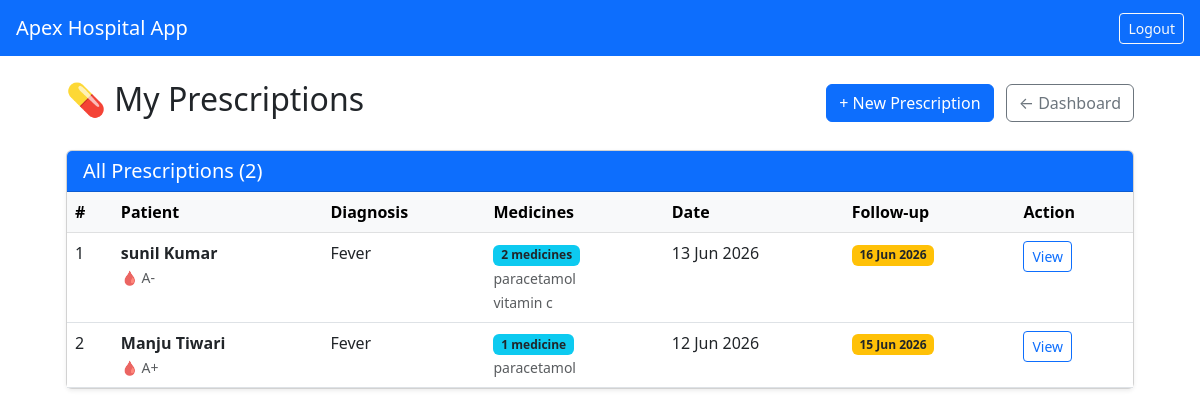
/prescriptions/doctor/ (signed in), run on the app's committed database.
### accounts/models.py (models this page shows, shortened)
class Prescription(models.Model):
    doctor = models.ForeignKey(DoctorProfile, on_delete=models.CASCADE, related_name='prescriptions')
    patient = models.ForeignKey(PatientProfile, on_delete=models.CASCADE, related_name='prescriptions')
    appointment = models.ForeignKey(Appointment, on_delete=models.SET_NULL, null=True, blank=True, related_name='prescriptions')
    diagnosis = models.CharField(max_length=255)
    instructions = models.TextField(blank=True)
    created_at = models.DateTimeField(auto_now_add=True)
    follow_up_date = models.DateField(null=True, blank=True)
    class Meta:
        ordering = ['-created_at']   # newest first

class PatientProfile(models.Model):
    BLOOD_GROUPS = [
        ('A+','A+'),('A-','A-'),('B+','B+'),('B-','B-'),
        ('O+','O+'),('O-','O-'),('AB+','AB+'),('AB-','AB-'),
    ]
    user_profile = models.OneToOneField(
        UserProfile, on_delete=models.CASCADE, related_name='patient'
    )
    date_of_birth = models.DateField(null=True, blank=True)
    blood_group = models.CharField(max_length=5, choices=BLOOD_GROUPS, blank=True)
    address = models.TextField(blank=True)
    emergency_contact = models.CharField(max_length=15, blank=True)

class UserProfile(models.Model):
    ROLE_CHOICES = (
        ('doctor', 'Doctor'),
        ('patient', 'Patient'),
    )
    user = models.OneToOneField(
        User, on_delete=models.CASCADE, related_name='profile'
    )
    role = models.CharField(max_length=10, choices=ROLE_CHOICES)
    phone = models.CharField(max_length=15, blank=True)

class PrescriptionItem(models.Model):
    FREQUENCY_CHOICES = [
        ('once',       'Once a day'),
        ('twice',      'Twice a day'),
        ('thrice',     'Three times a day'),
        ('four_times', 'Four times a day'),
        ('sos',        'SOS (as needed)'),
    ]
    TIMING_CHOICES = [
        ('before_food', 'Before Food'),
        ('after_food',  'After Food'),
        ('with_food',   'With Food'),
        ('empty_stomach', 'Empty Stomach'),
    ]
    prescription   = models.ForeignKey(Prescription, on_delete=models.CASCADE, related_name='items')
    medicine_name  = models.CharField(max_length=200)
    dosage         = models.CharField(max_length=100)   # e.g. "500mg", "10ml"
    frequency      = models.CharField(max_length=20, choices=FREQUENCY_CHOICES)
    duration       = models.CharField(max_length=100)   # e.g. "5 days", "1 week"
    timing         = models.CharField(max_length=20, choices=TIMING_CHOICES, blank=True)
    notes          = models.CharField(max_length=255, blank=True)

### accounts/views.py (the view)
# urls.py: path('prescriptions/doctor/',views.doctor_prescriptions, name='doctor_prescriptions'),
@login_required
def doctor_prescriptions(request):
    if request.user.profile.role != 'doctor':
        return redirect('patient_dashboard')
    doctor        = request.user.profile.doctor
    prescriptions = Prescription.objects.filter(
        doctor=doctor
    ).prefetch_related('items').select_related('patient__user_profile__user')
    return render(request, 'accounts/doctor_prescriptions.html', {
        'doctor'       : doctor,
        'prescriptions': prescriptions,
    })

### accounts/templates/accounts/doctor_prescriptions.html (shortened to what this page needs)
{% extends 'accounts/base.html' %}
{% block content %}
<div class="container-fluid px-4">
  <div class="d-flex justify-content-between align-items-center mb-4">
    <h2>💊 My Prescriptions</h2>
    <div>
      <a href="{% url 'create_prescription' %}" class="btn btn-primary me-2">
        + New Prescription
      </a>
      <a href="{% url 'doctor_dashboard' %}" class="btn btn-outline-secondary">
        ← Dashboard
      </a>
    </div>
  </div>
  <div class="card shadow-sm">
    <div class="card-header bg-primary text-white">
      <h5 class="mb-0">All Prescriptions ({{ prescriptions.count }})</h5>
    </div>
    <div class="card-body p-0">
      {% if prescriptions %}
      <div class="table-responsive">
        <table class="table table-hover mb-0">
          <thead class="table-light">
            <tr>
              <th>#</th>
              <th>Patient</th>
              <th>Diagnosis</th>
              <th>Medicines</th>
              <th>Date</th>
              <th>Follow-up</th>
              <th>Action</th>
            </tr>
          </thead>
          <tbody>
            {% for p in prescriptions %}
            <tr>
              <td>{{ forloop.counter }}</td>
              <td>
                <strong>{{ p.patient.user_profile.user.get_full_name }}</strong><br>
                <small class="text-muted">
                  🩸 {{ p.patient.blood_group|default:"—" }}
                </small>
              </td>
              <td>{{ p.diagnosis }}</td>
              <td>
                <span class="badge bg-info text-dark">
                  {{ p.items.count }} medicine{{ p.items.count|pluralize }}
                </span>
                <br>
                {% for item in p.items.all|slice:":2" %}
                  <small class="text-muted">{{ item.medicine_name }}</small><br>
                {% endfor %}
              </td>
              <td>{{ p.created_at|date:"d M Y" }}</td>
              <td>
                {% if p.follow_up_date %}
                  <span class="badge bg-warning text-dark">
                    {{ p.follow_up_date|date:"d M Y" }}
                  </span>
                {% else %}
                  <span class="text-muted">—</span>
                {% endif %}
              </td>
              <td>
                <a href="{% url 'prescription_detail' p.id %}"
                   class="btn btn-sm btn-outline-primary">
                  View
                </a>
              </td>
            </tr>
            {% endfor %}
          </tbody>
        </table>
      </div>
      {% endif %}
    </div>
  </div>
</div>
{% endblock %}

### data on the page
Prescription: patient.user_profile.user.get_full_name "sunil Kumar", patient.blood_group "A-", diagnosis "Fever", items.count "2", created_at "13 Jun 2026", follow_up_date "16 Jun 2026"
PrescriptionItem: medicine_name "paracetamol"
PrescriptionItem: medicine_name "vitamin c"
Prescription: patient.user_profile.user.get_full_name "Manju Tiwari", patient.blood_group "A+", diagnosis "Fever", items.count "1", created_at "12 Jun 2026", follow_up_date "15 Jun 2026"
PrescriptionItem: medicine_name "paracetamol"

### other printed values
{{ prescriptions.count }} "2"
